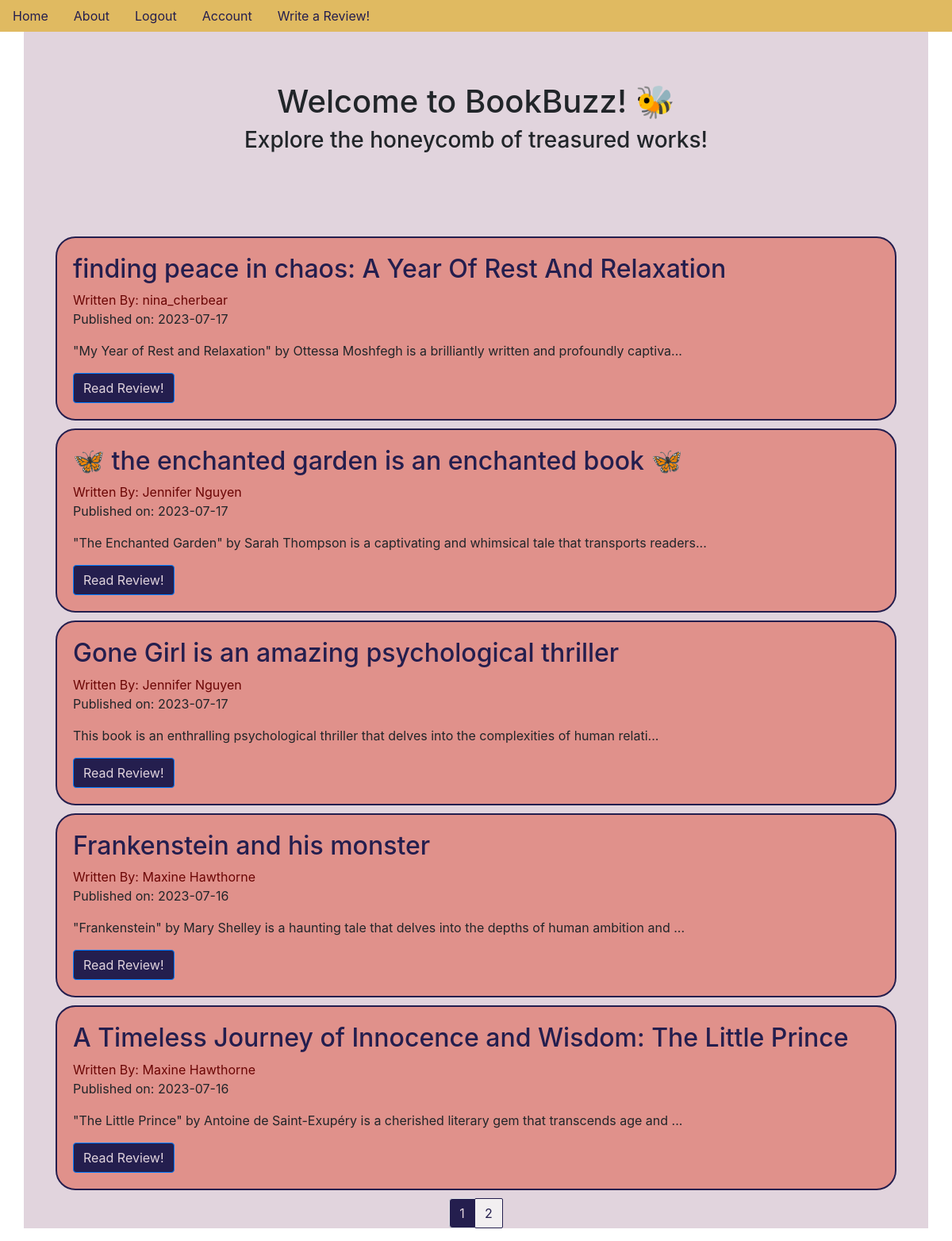
The app's page / (signed in) with its own data.
### bookReviewBlog/models.py (models this page shows, shortened)
class BlogPost(db.Model):
    users = db.relationship(User)
    id = db.Column(db.Integer, primary_key=True)
    userId = db.Column(db.Integer, db.ForeignKey('users.id'), nullable = False)
    date = db.Column(db.DateTime, nullable=False, default=datetime.utcnow)
    title = db.Column(db.String(140), nullable=False)
    text = db.Column(db.Text, nullable=False)

class User(db.Model, UserMixin):
    __tablename__ = "users"
    id = db.Column(db.Integer, primary_key=True)
    profile_image = db.Column(db.String(64), nullable=False, default='default_profile.png')
    email = db.Column(db.String(64), unique=True, index=True)
    username =  db.Column(db.String(64), unique=True, index=True)
    password_hash = db.Column(db.String(128))
    posts = db.relationship('BlogPost', backref='author', lazy=True)

### bookReviewBlog/core/views.py (the view)
@core.route('/')
def index():
    page = request.args.get('page', 1, type=int)
    blog_posts = BlogPost.query.order_by(BlogPost.date.desc()).paginate(page=page, per_page=5)
    return render_template('index.html', blog_posts=blog_posts)

### bookReviewBlog/models.py (called while the page is built)
@loginManager.user_loader
def load_user(userId):
    return User.query.get(userId)

### bookReviewBlog/templates/index.html (shortened to what this page needs)
{% extends "base.html" %}
{% block content %}
    <div class="jumbotron"  style="text-align: center; background-color:#E1D4DD;" >
        <h1> Welcome to BookBuzz! 🐝 </h1>
        <h3> Explore the honeycomb of treasured works!</h3>
    </div>
    <div class="container">
        {% for post in blog_posts.items %}
        <div class="card" style="background-color: #E0918B; border-radius: 25px; margin: 10px; border-color: #241E4E; border-width: 2px;">
            <div class="card-body">
            <h2><a class="card-title" href="  {{ url_for('bookPosts.blogPost', blogPostID=post.id) }}" style="color: #241E4E;">{{ post.title }}</a></h2>
            <a href="{{ url_for('users.userPosts', username=post.author.username) }}" style="color: #6B0504">Written By: {{ post.author.username }}</a>
            <p>Published on: {{ post.date.strftime('%Y-%m-%d') }}</p>
            <p class="card-text">{{ post.text[:100] }}...</p>
            <a href="{{ url_for('bookPosts.blogPost', blogPostID=post.id) }}" class="btn btn-primary" style="color: #E1D4DD; background-color: #241E4E;">Read Review!</a>
            </div>
        </div>
        {% endfor %}
        <nav aria-label="Page navigation example">
            <ul class="pagination justify-content-center">
            {% for page_num in blog_posts.iter_pages(left_edge=1, right_edge=1, left_current=1, right_current=2) %}
                {% if blog_posts.page == page_num %}
                <li class="page-item disabled" >
                <a class="page-link" href="{{ url_for('core.index', page=page_num) }}" style="color: #E1D4DD; background-color: #241E4E;">{{ page_num }}</a></li>
                {% else %}
                <li class="page-item"><a class="page-link" href="{{ url_for('core.index', page=page_num) }}" style="color: #241E4E; background-color: #F2EFF1; border-color: #241E4E; border-radius: 2px;" >{{ page_num }}</a></li>
                {% endif %}
            {% endfor %}
        </nav>
{% endblock %}

### records on screen
BlogPost: title "finding peace in chaos: A Year Of Rest And Relaxation", author.username "nina_cherbear", date "2023-07-17", text "\"My Year of Rest and Relaxation\" by Ottessa Moshfegh is a brilliantly written and profoundly captiva"
BlogPost: title "🦋 the enchanted garden is an enchanted book 🦋", author.username "Jennifer Nguyen", date "2023-07-17", text "\"The Enchanted Garden\" by Sarah Thompson is a captivating and whimsical tale that transports readers"
BlogPost: title "Gone Girl is an amazing psychological thriller", author.username "Jennifer Nguyen", date "2023-07-17", text "This book is an enthralling psychological thriller that delves into the complexities of human relati"
BlogPost: title "Frankenstein and his monster", author.username "Maxine Hawthorne", date "2023-07-16", text "\"Frankenstein\" by Mary Shelley is a haunting tale that delves into the depths of human ambition and"
BlogPost: title "A Timeless Journey of Innocence and Wisdom: The Little Prince", author.username "Maxine Hawthorne", date "2023-07-16", text "\"The Little Prince\" by Antoine de Saint-Exupéry is a cherished literary gem that transcends age and"

### other values on screen
{{ page_num }} "1"
{{ page_num }} "2"
